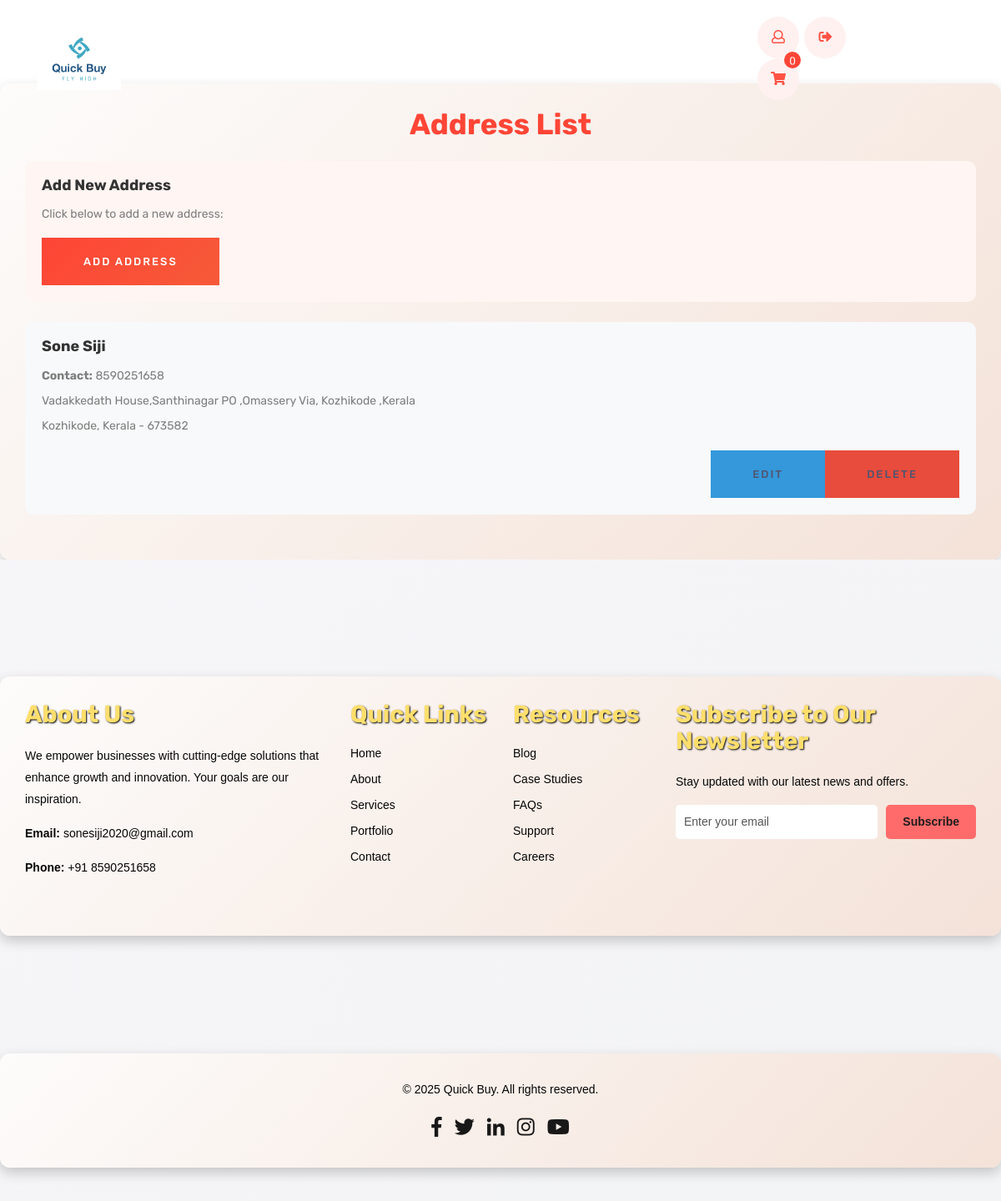
The page /address/ (signed in) on the database its author committed.
### eapp/models.py (models this page shows, shortened)
class Address(models.Model):
    recepient_name = models.CharField(max_length=100, null=True)
    recepient_contact = models.CharField(max_length=12, null=True, validators=[MinLengthValidator(10)])
    address_line1 = models.CharField(max_length=255)
    address_line2 = models.CharField(max_length=255, blank=True, null=True)
    city = models.CharField(max_length=100)
    state = models.CharField(max_length=100)
    postal_code = models.CharField(max_length=20)
    customer = models.ForeignKey('Customer', on_delete=models.CASCADE, null=True, blank=True)

### eapp/views.py (the view)
# urls.py: path('address/', views.address_list, name='address_list'),
@login_required
def address_list(request):
    addresses = Address.objects.filter(customer=request.user.customer)
    return render(request, 'customer/address_list.html', {'addresses': addresses})

### eapp/templates/customer/address_list.html (shortened to what this page needs)
{% extends "base.html" %}
{% block content %}
<div class="container">
    <h2 class="mb-4 text-center" style="color: #fe4536; font-weight: bold;">Address List</h2>
    <div class="card mb-4" style="background: #fff5f2;">
        <div class="card-body">
            <h5 class="card-title">Add New Address</h5>
            <p class="card-text">Click below to add a new address:</p>
            <a href="{% url 'address_create' %}" class="btn btn-custom">Add Address</a>
        </div>
    </div>
    {% if request.user.customer.address_set.all %}
        {% for address in request.user.customer.address_set.all %}
        <div class="card mb-4" style="background: #f8f9fa;">
            <div class="card-body">
                <h5 class="card-title">{{ address.recepient_name }}</h5>
                <p class="card-text mb-1"><strong>Contact:</strong> {{ address.recepient_contact }}</p>
                <p class="card-text mb-1">{{ address.address_line1 }}</p>
                <p class="card-text">{{ address.city }}, {{ address.state }} - {{ address.postal_code }}</p>
                <div class="d-flex justify-content-end gap-2 mt-3">
                    <a href="{% url 'address_edit' address.id %}" class="btn btn-info btn-sm">Edit</a>
                    <a href="{% url 'address_delete' address.id %}" class="btn btn-danger btn-sm">Delete</a>
                </div>
            </div>
        </div>
        {% endfor %}
    {% else %}
        <p class="no-address-text text-center mt-5">No addresses found. Start by adding a new address!</p>
    {% endif %}
</div>
{% endblock %}

### eapp/static/css/style.css (style rules this page uses)
body { font-family: 'Rubik', sans-serif; font-weight: normal; font-style: normal; font-size: 14px; }
a, .button { -webkit-transition: all 0.3s ease-out 0s; -moz-transition: all 0.3s ease-out 0s; -ms-transition: all 0.3s ease-out 0s; -o-transition: all 0.3s ease-out 0s; transition: all 0.3s ease-out 0s; }
a, button { color: #10111e; outline: medium none; transition: .3s; }
h1, h2, h3, h4, h5, h6 { font-family: 'Rubik', sans-serif; font-weight: normal; color: #10111e; margin-top: 0px; font-style: normal; font-weight: 500; text-transform: normal; line-height: 1.1; }
h2 { font-size: 35px; }
h5 { font-size: 18px; }
p { font-size: 14px; font-weight: normal; line-height: 26px; color: #7e7e7e; margin-bottom: 15px; }
*::placeholder { color: #555555; font-size: 14px; opacity: 1; }
.btn { background: transparent; border: 0; border-radius: 0; color: #525470; display: inline-block; font-size: 13px; font-weight: 500; letter-spacing: 2px; line-height: 1; margin-bottom: 0; padding: 22px 50px; text-align: center; text-transform: uppercase; touch-action: manipulation; transition: all 0.3s ease 0s; vertical-align: middle; white-space: nowrap; }

### eapp/templates/customer/address_list.html (style rules this page uses)
.container { padding: 30px; margin-top: 100px; background: linear-gradient(135deg, #fdfcfb, #f4e2d8); border-radius: 12px; box-shadow: 0 6px 15px rgba(0, 0, 0, 0.2); animation: fadeIn 1.2s ease; }
.card { border: none; border-radius: 10px; transition: transform 0.3s, box-shadow 0.3s; }
.btn-custom { background: linear-gradient(135deg, #fe4536, #f65a38); border: none; color: white; transition: all 0.3s ease-in-out; }
.card-title { font-weight: bold; color: #333; }
.btn-info { background-color: #3498db !important; border: none; }
.btn-danger { background-color: #e74c3c !important; border: none; }

### rows shown on the page
Address: recepient_name "Sone Siji", recepient_contact "8590251658", address_line1 "Vadakkedath House,Santhinagar PO ,Omassery Via, Kozhikode ,Kerala", city "Kozhikode", state "Kerala", postal_code "673582"
